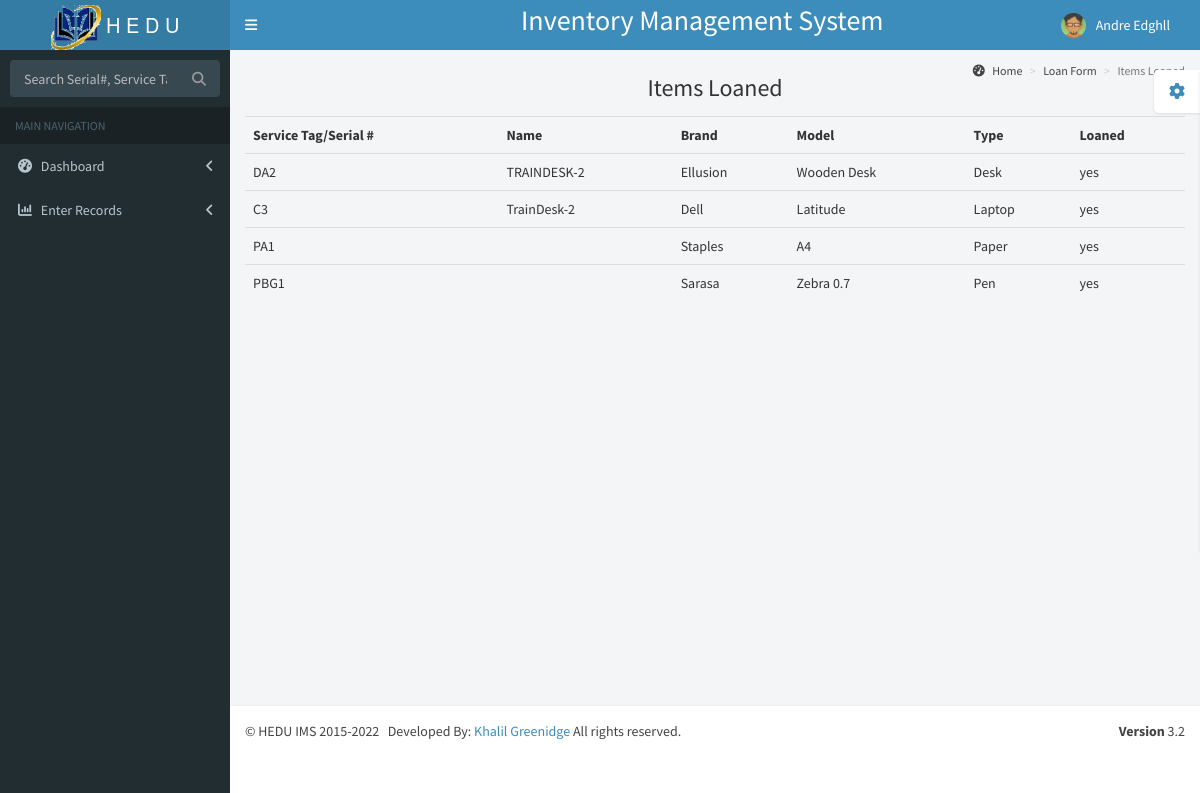
Screenshot of /loaned.php (signed in) with the database file from the repository.
### tables this page shows
CREATE TABLE IF NOT EXISTS `stock` (
  `id` varchar(30) NOT NULL,
  `name` varchar(30) DEFAULT NULL,
  `brand` varchar(30) NOT NULL,
  `model` varchar(30) NOT NULL,
  `type` varchar(30) NOT NULL,
  `loaned` varchar(3) NOT NULL,
  `Comment` varchar(250) DEFAULT NULL
);

### loaned.php (the view, shortened to what this page needs)
 <!DOCTYPE html>
<html>
  <head>
    <link href="dist/css/bootstrap.min.css" rel="stylesheet" type="text/css" />
	<link href="https://maxcdn.bootstrapcdn.com/font-awesome/4.3.0/css/font-awesome.min.css" rel="stylesheet" type="text/css" />
    <link href="http://code.ionicframework.com/ionicons/2.0.0/css/font-awesome.min.css" rel="stylesheet" type="text/css" />
	<link href="http://code.ionicframework.com/ionicons/2.0.0/css/ionicons.min.css" rel="stylesheet" type="text/css" />
    <link href="dist/css/AdminLTE.min.css" rel="stylesheet" type="text/css" />
    <link href="dist/css/skins/_all-skins.min.css" rel="stylesheet" type="text/css" />
  </head>
  <body class="skin-blue">
    <div class="wrapper">
      <header class="main-header">
          <?php include "header.php";?>
      </header>
      <aside class="main-sidebar">
        <section class="sidebar">
          <form action="search.php" method="get" class="sidebar-form">
            <div class="input-group">
              <input type="text" name="key" autocomplete="off" required onkeyup="showResult(this.value)" class="form-control" placeholder="Search Serial#, Service Tag, Type"/>
              <span class="input-group-btn">
                <button type='submit'  id='search-btn' class="btn btn-flat"><i class="fa fa-search"></i></button>
              </span>
            </div>
          </form>
          <?php
				if($_SESSION["user"] == "admin"){
					include "adminmenu.php";
				}
				else{
					include "menu.php";
				}
		  ?>
        </section>
      </aside>
      <div class="content-wrapper">
        <section class="content-header">
          <h1>
            Items Loaned
          </h1>
		   <ol class="breadcrumb">
            <li><a href="index.php"><i class="fa fa-dashboard"></i> Home</a></li>
            <li><a href="loan.php">Loan Form</a></li>
            <li class="active">Items Loaned</li>
          </ol>
        </section>
        <section class="content">
			<?php
					$con = mysqli_connect("localhost", "root", "");
					$db = mysqli_select_db($con, "heduis");
					$rs = mysqli_query($con, "SELECT * FROM stock WHERE loaned=\"yes\" ORDER BY type");
					if(!$con || !$db || !$rs ){
						die('Error: '.mysqli_error());
					}
					else{
						echo "
						<table class=\"table\">
							<tr>
								<th>Service Tag/Serial #</th>
								<th>Name</th>
								<th>Brand</th>
								<th>Model</th>
								<th>Type</th>
								<th>Loaned</th>
							</tr>
						";
						while($row = mysqli_fetch_array($rs)){
							echo "<tr>";
							echo "<td>" . $row['id'] . "</td>";
							echo "<td>" . $row['name'] . "</td>";
							echo "<td>" . $row['brand'] . "</td>";
							echo "<td>" . $row['model'] . "</td>";
							echo "<td>" . $row['type'] . "</td>";
							echo "<td>" . $row['loaned'] . "</td>";
							echo "</tr>";
						}
						echo "</table>";
					}
			?>
        </section>
      </div>
      <footer class="main-footer">
           <?php include "footer.php";?>
      </footer>
    </div>
  </body>
</html>

### rows the page displays
stock: id "DA2", name "TRAINDESK-2", brand "Ellusion", model "Wooden Desk", type "Desk", loaned "yes"
stock: id "C3", name "TrainDesk-2", brand "Dell", model "Latitude", type "Laptop", loaned "yes"
stock: id "PA1", brand "Staples", model "A4", type "Paper", loaned "yes"
stock: id "PBG1", brand "Sarasa", model "Zebra 0.7", type "Pen", loaned "yes"

### other values shown
$_SESSION["name"] "Andre Edghll"
